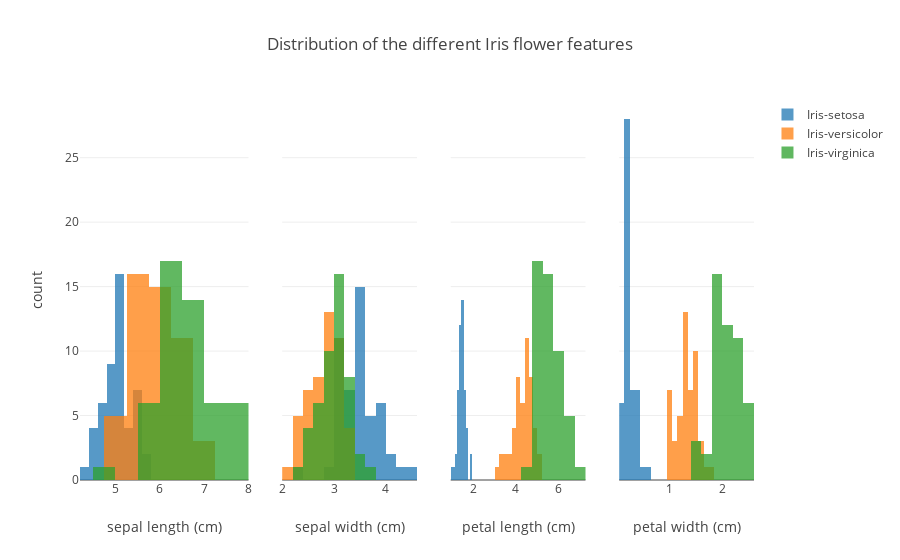

The code cell stored with this chart in its notebook:
### Code cell
traces = []

legend = {0:False, 1:False, 2:False, 3:True}

colors = {'Iris-setosa': 'rgb(31, 119, 180)', 
          'Iris-versicolor': 'rgb(255, 127, 14)', 
          'Iris-virginica': 'rgb(44, 160, 44)'}

for col in range(4):
    for key in colors:
        traces.append(Histogram(x=X[y==key, col], 
                        opacity=0.75,
                        xaxis='x%s' %(col+1),
                        marker=Marker(color=colors[key]),
                        name=key,
                        showlegend=legend[col]))

data = Data(traces)

layout = Layout(barmode='overlay',
                xaxis=XAxis(domain=[0, 0.25], title='sepal length (cm)'),
                xaxis2=XAxis(domain=[0.3, 0.5], title='sepal width (cm)'),
                xaxis3=XAxis(domain=[0.55, 0.75], title='petal length (cm)'),
                xaxis4=XAxis(domain=[0.8, 1], title='petal width (cm)'),
                yaxis=YAxis(title='count'),
                title='Distribution of the different Iris flower features')

fig = Figure(data=data, layout=layout)
iplot(fig)

### Figure 1 — Plotly figure (JSON) as saved in the notebook; plotly's stock layout.template omitted (floating-point values rounded to 4 significant figures)
{"data": [{"marker": {"color": "rgb(31, 119, 180)"}, "name": "Iris-setosa", "opacity": 0.75, "showlegend": false, "type": "histogram", "x": [5.1, 4.9, 4.7, 4.6, 5, 5.4, 4.6, 5, 4.4, 4.9, 5.4, 4.8, 4.8, 4.3, 5.8, 5.7, 5.4, 5.1, 5.7, 5.1, 5.4, 5.1, 4.6, 5.1, 4.8, 5, 5, 5.2, 5.2, 4.7, 4.8, 5.4, 5.2, 5.5, 4.9, 5, 5.5, 4.9, 4.4, 5.1, 5, 4.5, 4.4, 5, 5.1, 4.8, 5.1, 4.6, 5.3, 5], "xaxis": "x1"}, {"marker": {"color": "rgb(255, 127, 14)"}, "name": "Iris-versicolor", "opacity": 0.75, "showlegend": false, "type": "histogram", "x": [7, 6.4, 6.9, 5.5, 6.5, 5.7, 6.3, 4.9, 6.6, 5.2, 5, 5.9, 6, 6.1, 5.6, 6.7, 5.6, 5.8, 6.2, 5.6, 5.9, 6.1, 6.3, 6.1, 6.4, 6.6, 6.8, 6.7, 6, 5.7, 5.5, 5.5, 5.8, 6, 5.4, 6, 6.7, 6.3, 5.6, 5.5, 5.5, 6.1, 5.8, 5, 5.6, 5.7, 5.7, 6.2, 5.1, 5.7], "xaxis": "x1"}, {"marker": {"color": "rgb(44, 160, 44)"}, "name": "Iris-virginica", "opacity": 0.75, "showlegend": false, "type": "histogram", "x": [6.3, 5.8, 7.1, 6.3, 6.5, 7.6, 4.9, 7.3, 6.7, 7.2, 6.5, 6.4, 6.8, 5.7, 5.8, 6.4, 6.5, 7.7, 7.7, 6, 6.9, 5.6, 7.7, 6.3, 6.7, 7.2, 6.2, 6.1, 6.4, 7.2, 7.4, 7.9, 6.4, 6.3, 6.1, 7.7, 6.3, 6.4, 6, 6.9, 6.7, 6.9, 5.8, 6.8, 6.7, 6.7, 6.3, 6.5, 6.2, 5.9], "xaxis": "x1"}, {"marker": {"color": "rgb(31, 119, 180)"}, "name": "Iris-setosa", "opacity": 0.75, "showlegend": false, "type": "histogram", "x": [3.5, 3, 3.2, 3.1, 3.6, 3.9, 3.4, 3.4, 2.9, 3.1, 3.7, 3.4, 3, 3, 4, 4.4, 3.9, 3.5, 3.8, 3.8, 3.4, 3.7, 3.6, 3.3, 3.4, 3, 3.4, 3.5, 3.4, 3.2, 3.1, 3.4, 4.1, 4.2, 3.1, 3.2, 3.5, 3.1, 3, 3.4, 3.5, 2.3, 3.2, 3.5, 3.8, 3, 3.8, 3.2, 3.7, 3.3], "xaxis": "x2"}, {"marker": {"color": "rgb(255, 127, 14)"}, "name": "Iris-versicolor", "opacity": 0.75, "showlegend": false, "type": "histogram", "x": [3.2, 3.2, 3.1, 2.3, 2.8, 2.8, 3.3, 2.4, 2.9, 2.7, 2, 3, 2.2, 2.9, 2.9, 3.1, 3, 2.7, 2.2, 2.5, 3.2, 2.8, 2.5, 2.8, 2.9, 3, 2.8, 3, 2.9, 2.6, 2.4, 2.4, 2.7, 2.7, 3, 3.4, 3.1, 2.3, 3, 2.5, 2.6, 3, 2.6, 2.3, 2.7, 3, 2.9, 2.9, 2.5, 2.8], "xaxis": "x2"}, {"marker": {"color": "rgb(44, 160, 44)"}, "name": "Iris-virginica", "opacity": 0.75, "showlegend": false, "type": "histogram", "x": [3.3, 2.7, 3, 2.9, 3, 3, 2.5, 2.9, 2.5, 3.6, 3.2, 2.7, 3, 2.5, 2.8, 3.2, 3, 3.8, 2.6, 2.2, 3.2, 2.8, 2.8, 2.7, 3.3, 3.2, 2.8, 3, 2.8, 3, 2.8, 3.8, 2.8, 2.8, 2.6, 3, 3.4, 3.1, 3, 3.1, 3.1, 3.1, 2.7, 3.2, 3.3, 3, 2.5, 3, 3.4, 3], "xaxis": "x2"}, {"marker": {"color": "rgb(31, 119, 180)"}, "name": "Iris-setosa", "opacity": 0.75, "showlegend": false, "type": "histogram", "x": [1.4, 1.4, 1.3, 1.5, 1.4, 1.7, 1.4, 1.5, 1.4, 1.5, 1.5, 1.6, 1.4, 1.1, 1.2, 1.5, 1.3, 1.4, 1.7, 1.5, 1.7, 1.5, 1, 1.7, 1.9, 1.6, 1.6, 1.5, 1.4, 1.6, 1.6, 1.5, 1.5, 1.4, 1.5, 1.2, 1.3, 1.5, 1.3, 1.5, 1.3, 1.3, 1.3, 1.6, 1.9, 1.4, 1.6, 1.4, 1.5, 1.4], "xaxis": "x3"}, {"marker": {"color": "rgb(255, 127, 14)"}, "name": "Iris-versicolor", "opacity": 0.75, "showlegend": false, "type": "histogram", "x": [4.7, 4.5, 4.9, 4, 4.6, 4.5, 4.7, 3.3, 4.6, 3.9, 3.5, 4.2, 4, 4.7, 3.6, 4.4, 4.5, 4.1, 4.5, 3.9, 4.8, 4, 4.9, 4.7, 4.3, 4.4, 4.8, 5, 4.5, 3.5, 3.8, 3.7, 3.9, 5.1, 4.5, 4.5, 4.7, 4.4, 4.1, 4, 4.4, 4.6, 4, 3.3, 4.2, 4.2, 4.2, 4.3, 3, 4.1], "xaxis": "x3"}, {"marker": {"color": "rgb(44, 160, 44)"}, "name": "Iris-virginica", "opacity": 0.75, "showlegend": false, "type": "histogram", "x": [6, 5.1, 5.9, 5.6, 5.8, 6.6, 4.5, 6.3, 5.8, 6.1, 5.1, 5.3, 5.5, 5, 5.1, 5.3, 5.5, 6.7, 6.9, 5, 5.7, 4.9, 6.7, 4.9, 5.7, 6, 4.8, 4.9, 5.6, 5.8, 6.1, 6.4, 5.6, 5.1, 5.6, 6.1, 5.6, 5.5, 4.8, 5.4, 5.6, 5.1, 5.1, 5.9, 5.7, 5.2, 5, 5.2, 5.4, 5.1], "xaxis": "x3"}, {"marker": {"color": "rgb(31, 119, 180)"}, "name": "Iris-setosa", "opacity": 0.75, "showlegend": true, "type": "histogram", "x": [0.2, 0.2, 0.2, 0.2, 0.2, 0.4, 0.3, 0.2, 0.2, 0.1, 0.2, 0.2, 0.1, 0.1, 0.2, 0.4, 0.4, 0.3, 0.3, 0.3, 0.2, 0.4, 0.2, 0.5, 0.2, 0.2, 0.4, 0.2, 0.2, 0.2, 0.2, 0.4, 0.1, 0.2, 0.1, 0.2, 0.2, 0.1, 0.2, 0.2, 0.3, 0.3, 0.2, 0.6, 0.4, 0.3, 0.2, 0.2, 0.2, 0.2], "xaxis": "x4"}, {"marker": {"color": "rgb(255, 127, 14)"}, "name": "Iris-versicolor", "opacity": 0.75, "showlegend": true, "type": "histogram", "x": [1.4, 1.5, 1.5, 1.3, 1.5, 1.3, 1.6, 1, 1.3, 1.4, 1, 1.5, 1, 1.4, 1.3, 1.4, 1.5, 1, 1.5, 1.1, 1.8, 1.3, 1.5, 1.2, 1.3, 1.4, 1.4, 1.7, 1.5, 1, 1.1, 1, 1.2, 1.6, 1.5, 1.6, 1.5, 1.3, 1.3, 1.3, 1.2, 1.4, 1.2, 1, 1.3, 1.2, 1.3, 1.3, 1.1, 1.3], "xaxis": "x4"}, {"marker": {"color": "rgb(44, 160, 44)"}, "name": "Iris-virginica", "opacity": 0.75, "showlegend": true, "type": "histogram", "x": [2.5, 1.9, 2.1, 1.8, 2.2, 2.1, 1.7, 1.8, 1.8, 2.5, 2, 1.9, 2.1, 2, 2.4, 2.3, 1.8, 2.2, 2.3, 1.5, 2.3, 2, 2, 1.8, 2.1, 1.8, 1.8, 1.8, 2.1, 1.6, 1.9, 2, 2.2, 1.5, 1.4, 2.3, 2.4, 1.8, 1.8, 2.1, 2.4, 2.3, 1.9, 2.3, 2.5, 2.3, 1.9, 2, 2.3, 1.8], "xaxis": "x4"}], "layout": {"barmode": "overlay", "title": "Distribution of the different Iris flower features", "xaxis": {"domain": [0, 0.25], "title": "sepal length (cm)"}, "xaxis2": {"domain": [0.3, 0.5], "title": "sepal width (cm)"}, "xaxis3": {"domain": [0.55, 0.75], "title": "petal length (cm)"}, "xaxis4": {"domain": [0.8, 1], "title": "petal width (cm)"}, "yaxis": {"title": "count"}}}
